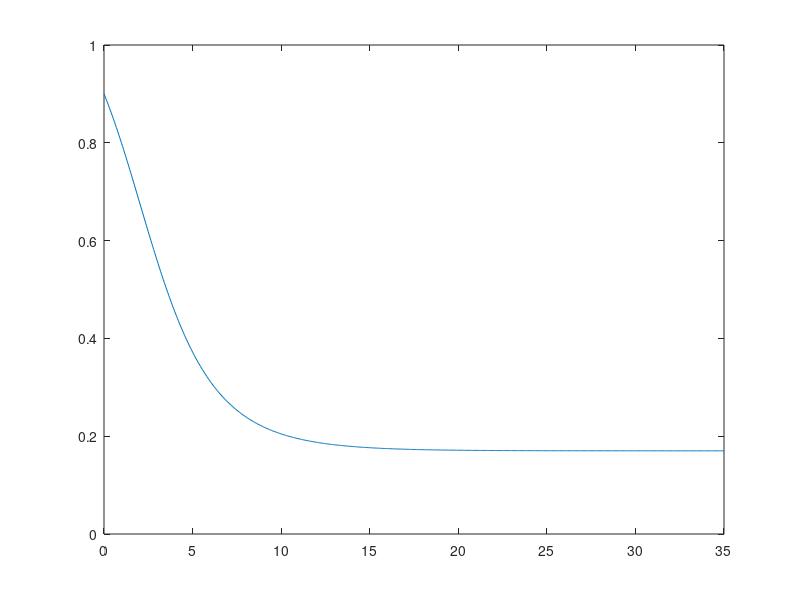
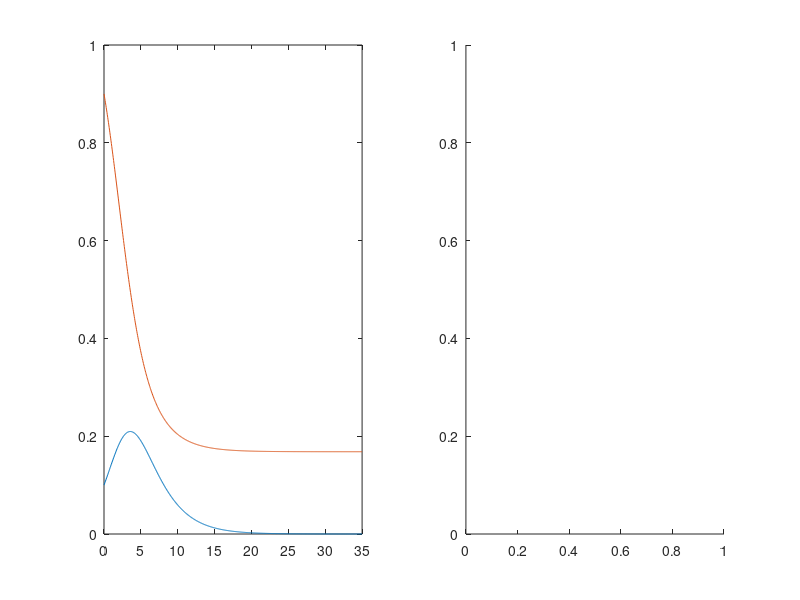

Write MATLAB code to recreate these figures, in order. (Note: this script raises an error after producing the figures.)
clear all;

i0 = 0.1;
s0 = 1 - i0;
Beta = 1;
sigma = 2;

% ODE
ODEfun = @(i,s) -1*Beta*i*s;
ODE2 = @(i,s)  Beta*i*s-Beta/sigma*i;
ODE3 = @(i) Beta/sigma*i;

% Euler explicit

h = 0.05;
tp = 10;

    in(1) = i0;
    sn(1) = s0;
    t = 0;
for j=1:700
in(j+1) = in(j) + (Beta*in(j)*sn(j)-Beta/sigma*in(j))*h;
sn(j+1) = sn(j) - h*Beta*in(j)*sn(j);
end


% Euler implicit

    ini(1) = i0;
    sni(1) = s0;
    t = 0;
for j=1:700
ini(j+1) = fzero(@(y) y - h*ODE2(y,sni(j)) - ini(j), ini(j));
sni(j+1) = fzero(@(y) y - h*ODEfun(ini(j),y) - sni(j), sni(j));
end

x=0:h:h*(length(sn)-1);
xi=0:h:h*(length(sni)-1);

figure()
plot(x,sn);
figure()
subplot(1,2,1)
plot(xi,ini,xi,sni);
subplot(1,2,2)
plot(xi,ini2,xi,sni2);
ini2=ini;sni2=sni;
in+sn-1/sigma*log(sn);
imax = i0+s0- 1/sigma - 1/sigma*(log(sigma*s0))
smax=@(x) i0 +s0 -x +1/sigma*log(x/s0);
